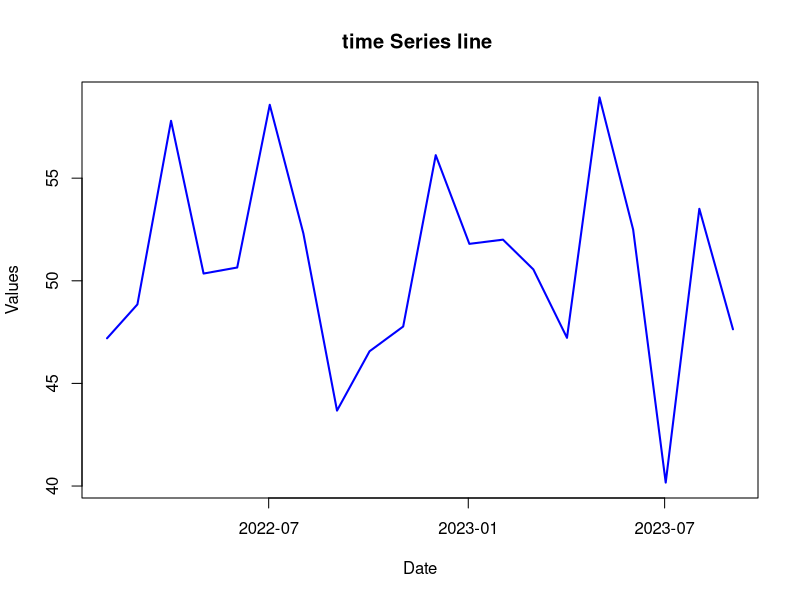
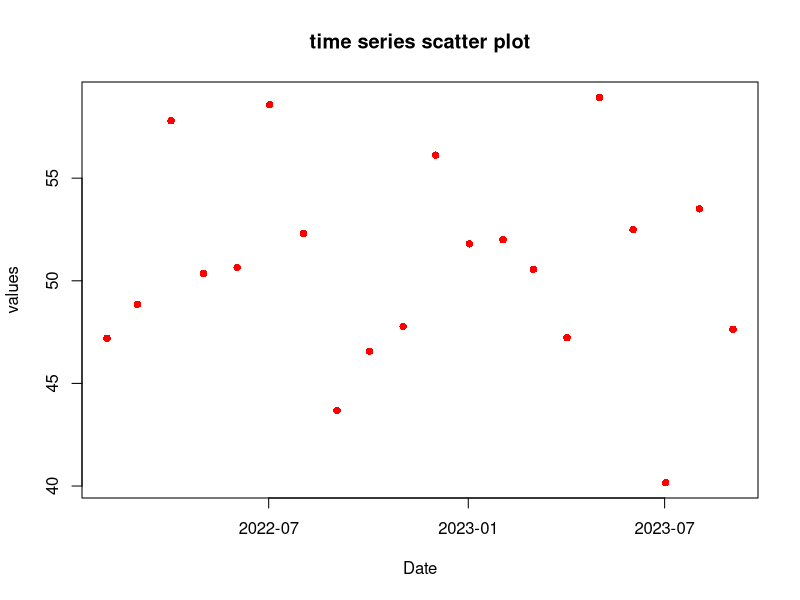
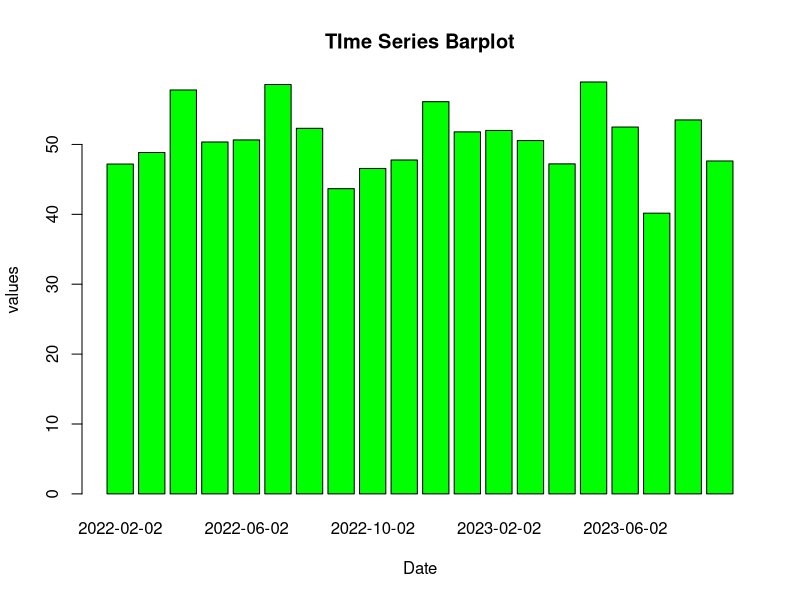
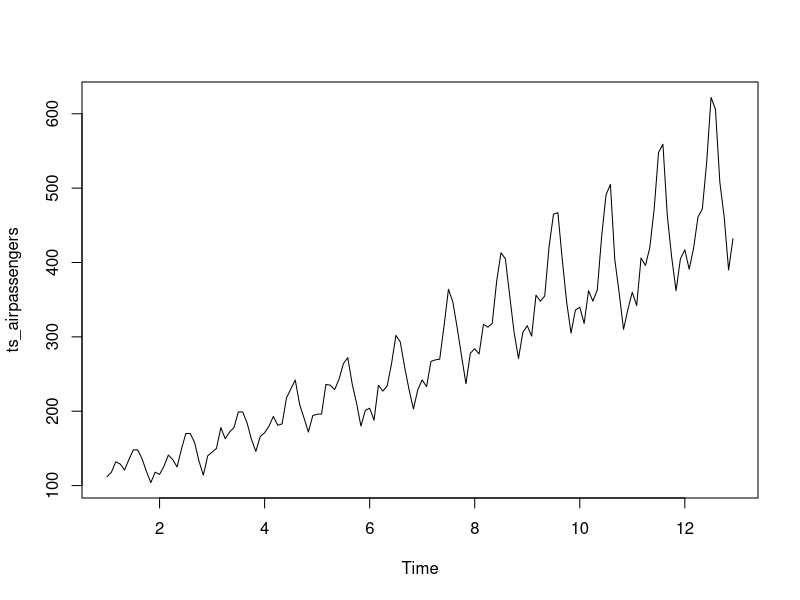
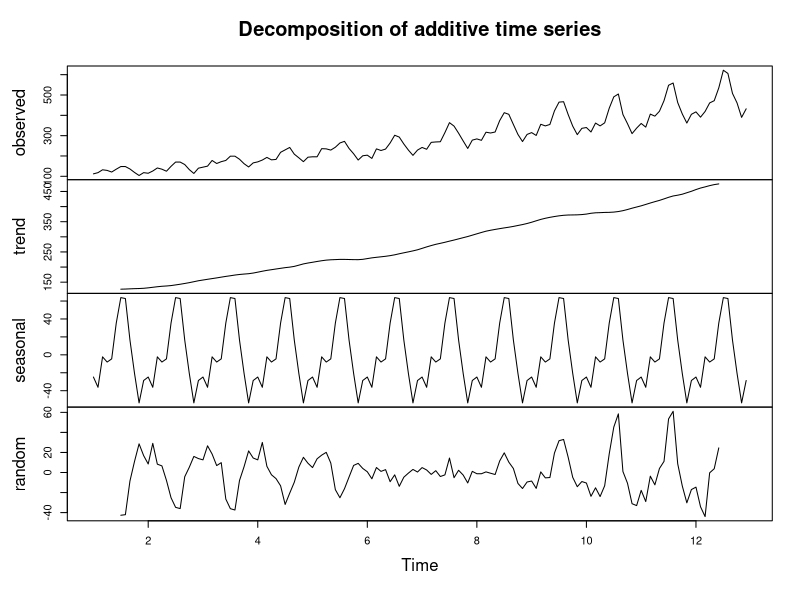
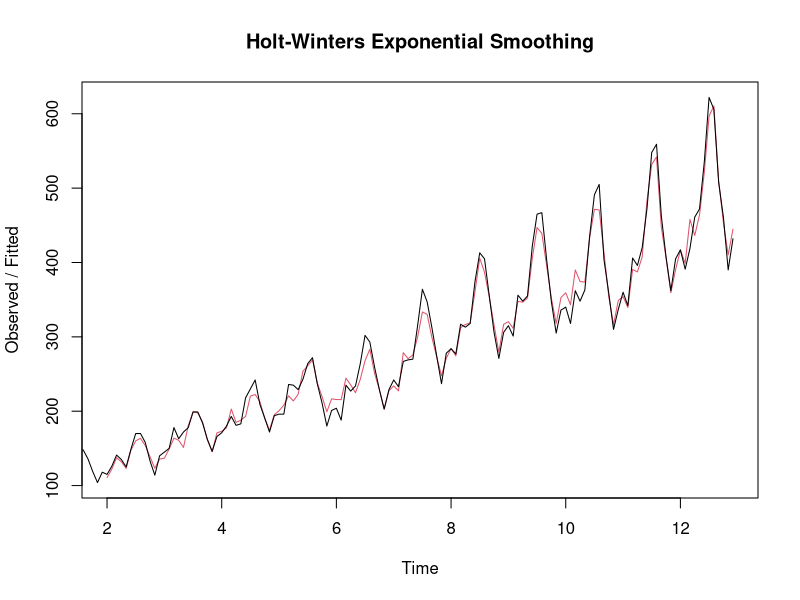

R code for these plots, in order:
install.packages("ggplot2")
install.packages("forecast")

# Load libraries
library(ggplot2)
library(forecast)
library(tibble)

# Set a seed
set.seed(123)

# generate data
data <- tibble(
  Date = seq(as.Date("2022-02-02"), by = "months", length.out = 20),
  Value = rnorm(20, mean = 50, sd = 5)          
)
head(data)

# Line plot
plot(data$Date, data$Value, type = 'l', col = "blue", lwd = 2, main = "time Series line ", xlab = "Date", ylab = "Values")

# Scatter plot
plot(data$Date, data$Value, col = "red", pch = 16, main = "time series scatter plot", xlab = "Date", ylab = "values")


# Bar plots
barplot(data$Value, names.arg = data$Date, col = "green", main = "TIme Series Barplot", xlab = "Date", ylab = "values")

data(AirPassengers)
# TIme series air passangers data

ts_airpassengers <- ts(AirPassengers, frequency = 12)

plot(ts_airpassengers)

# decompose the time series 

decompose_ts <- decompose(ts_airpassengers)

# Plot the decomposed time series data
plot(decompose_ts)

# Exponential smoothing
# holt-winters method
# fit the Holt-Winters model
holt_winters_model <- HoltWinters(ts_airpassengers)

# Plot 
plot(holt_winters_model, main = "Holt-Winters Exponential Smoothing")
